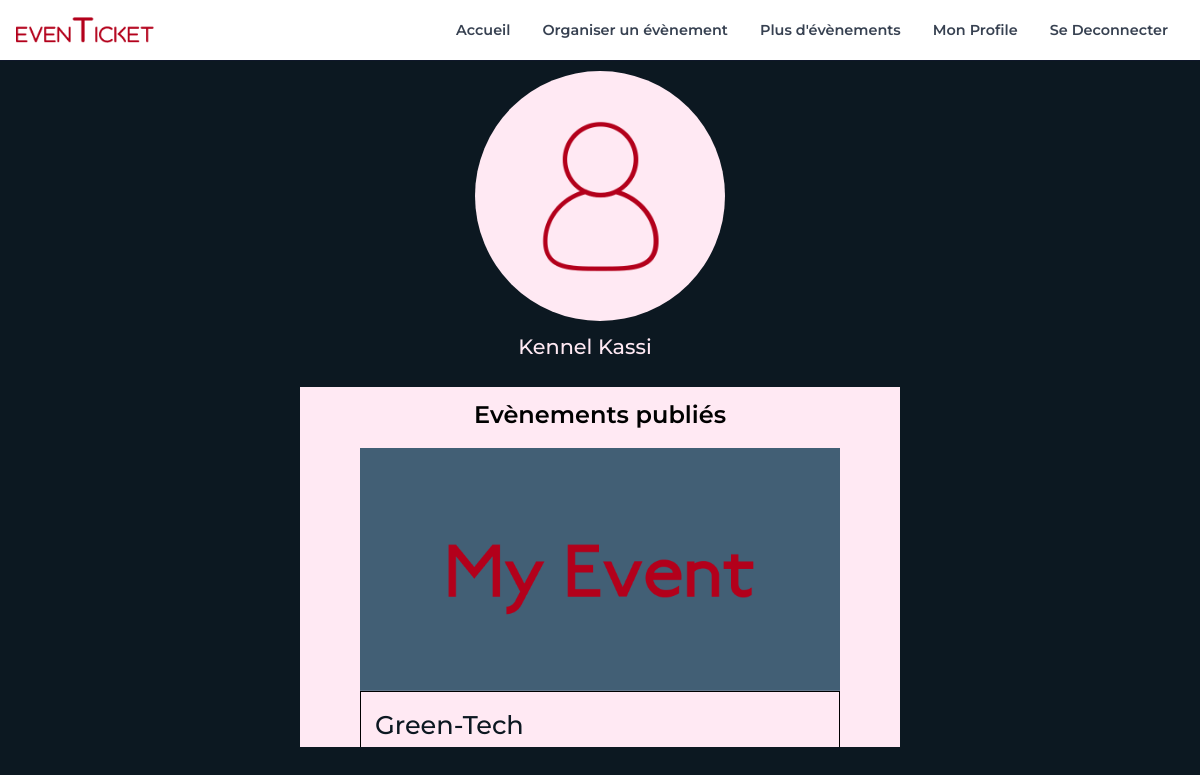
Before: /profile/user/2 (signed in) with the older database file.
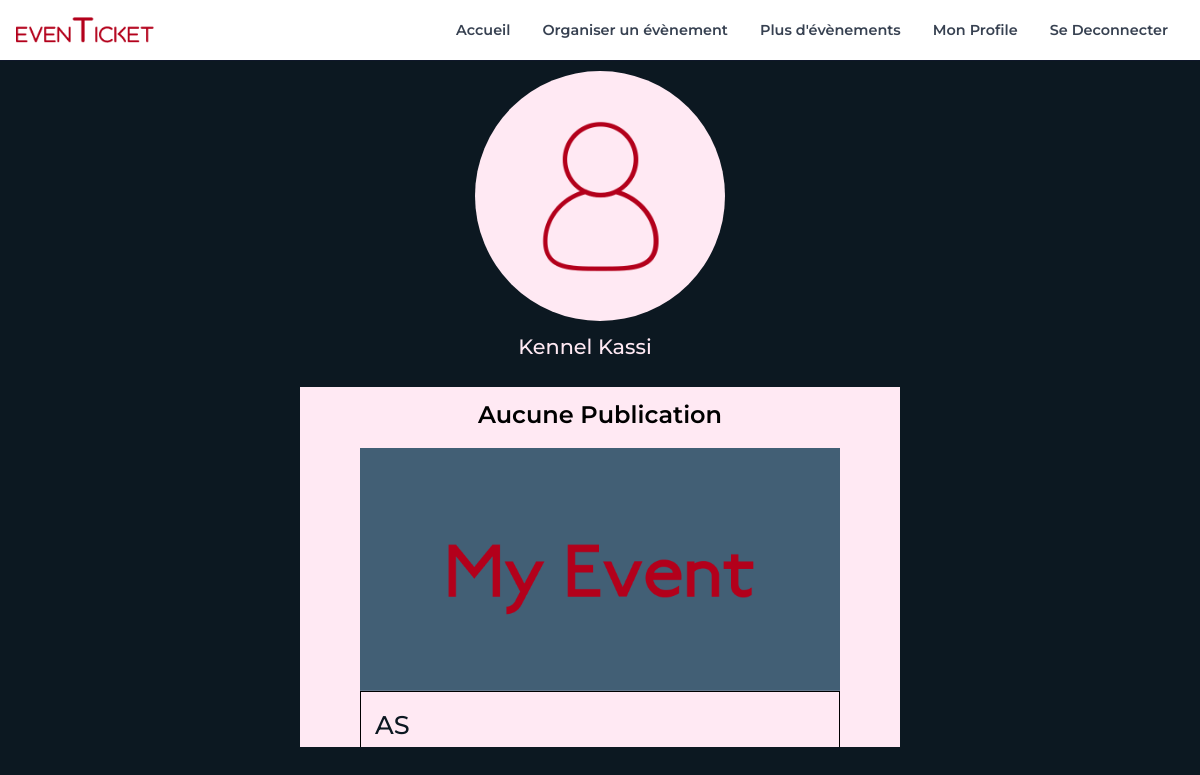
After: the same page with the newer database file.
### mypass/models.py (models this page shows)
class Events(db.Model):
    id = db.Column('id_events', db.Integer, primary_key=True)
    title = db.Column('event_title', db.String(length=100), nullable=False)
    category = db.Column('category', db.Integer,
                         db.ForeignKey(Category.id), nullable=False)
    author = db.Column('author', db.Integer,
                       db.ForeignKey(Users.id), nullable=False)
    type = db.Column(db.Integer, db.ForeignKey(Type_Event.id), nullable=False)
    place = db.Column('event_place', db.String(length=100), nullable=False)
    date_event = db.Column(db.DateTime, nullable=False,
                           default=datetime.utcnow)
    time_event = db.Column(db.Time, nullable=False)
    seat = db.Column('nombre_places', db.Integer, nullable=False)
    image = db.Column('image', db.String(length=200),
                      default='defaultTheme.png')
    date_post = db.Column(db.DateTime, nullable=False,
                          default=datetime.utcnow)

### mypass/routes.py (the view)
@app.route('/profile/user/<user_id>', methods=['GET', 'POST'])
@login_required
def profileuser(user_id):
    data = []
    user = Users.query.get(int(user_id))
    events = Events.query.filter_by(author=user.id).all()
    if user.id == current_user.id:
        return redirect(url_for('profile'))
    else:
        for event in events:
            data.append({'id': event.id, "title": event.title, "date": event.date_event.strftime('%a, %b. %y'), "heure": event.time_event.strftime('%H:%M'), "lieu": event.place, "image": url_for(
                "static", filename="thumbnails/images/{}".format(event.image)), "username": user.first_name + " " + user.last_name, "profile_image":  url_for("static", filename="/thumbnails/profile_pics/" + user.image_profile)})
        return render_template('userProfile.html', title='Profile', datas=data)

### mypass/models.py (called while the page is built)
@loginManager.user_loader
def load_user(user_id):
    return Users.query.get(int(user_id))

### mypass/templates/userProfile.html (shortened to what this page needs)
{% extends 'layout.html' %} {% block content %}
<div class="profile">
  <div>
    <div class="imageProfile">
      <div class="circle">
        <img
          src="{{datas[0].profile_image}}"
          alt="Profile Picture"
          class="photo"
        />
      </div>
    </div>
    <div class="userInformation">
      <div class="username">{{datas[0].username}}</div>
    </div>
    <div class="eventPublication">
      <div>
        {%if datas|length > 1 %}
        <div><h1 class="label">Evènements publiés</h1></div>
        {%elif datas|length == 1 %}
        <div><h1 class="label">Aucune Publication</h1></div>
        {%else%}
        <div><h1 class="label">Evènement publié</h1></div>
        {%endif%} {% for data in datas%}
        <div class="event-carte">
          <div class="image-even">
            <img src={{data.image}} class="image-pub" />
          </div>
          <div class="event-infoCarte">
            <div class="eventTitle">{{data.title}}</div>
          </div>
        </div>
        {%endfor%}
      </div>
    </div>
  </div>
</div>
{% endblock %}

Changed rows visible on the page:
changed Events: title "Green-Tech" → "AS"
Other visible differences:
text no longer shown: "Evènements publiés"
text now shown: "Aucune Publication"
